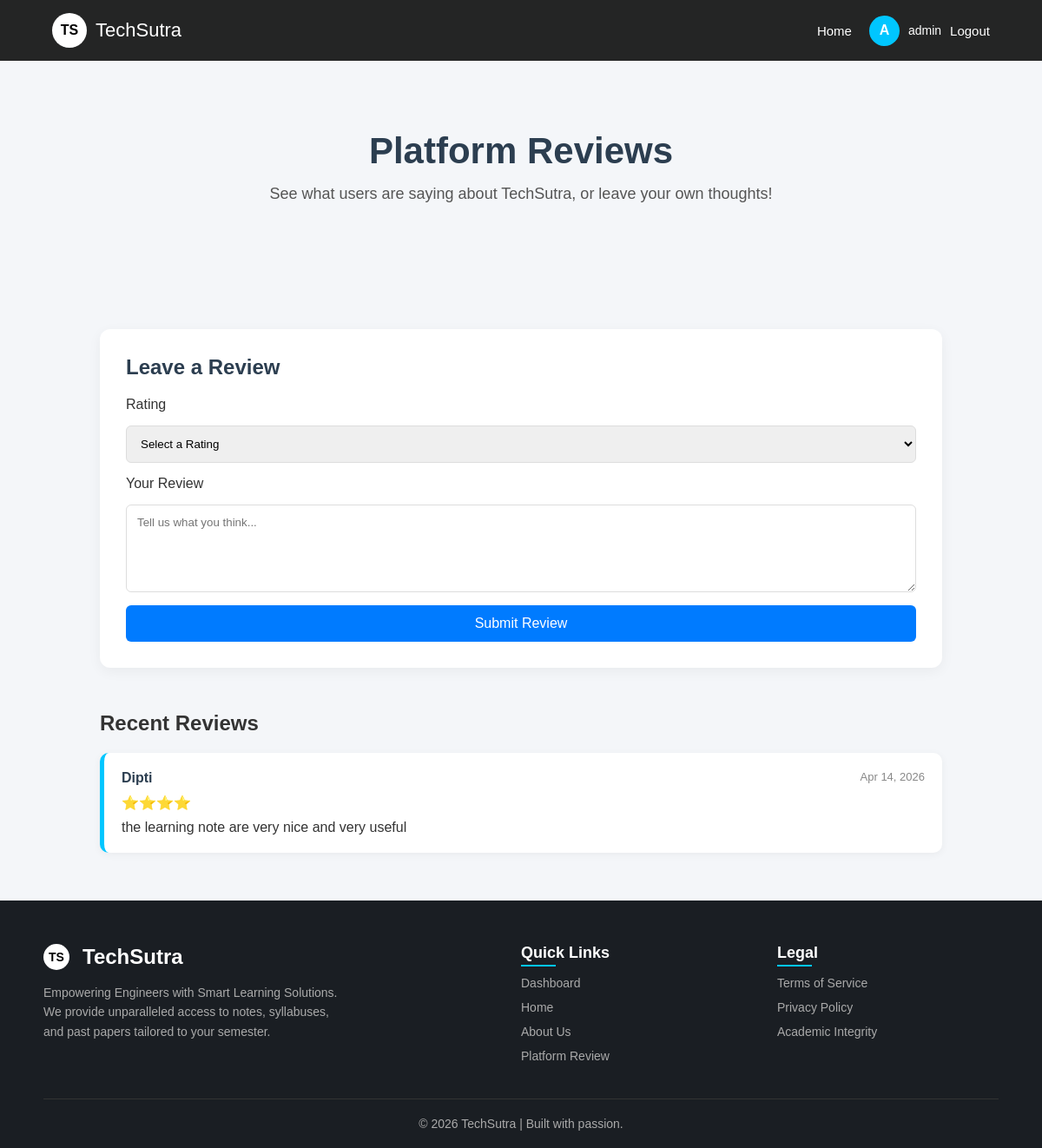
The app's page /reviews/ (signed in) with its own data.
### TechSutraapp/models.py (models this page shows, shortened)
class PlatformReview(models.Model):
    user = models.ForeignKey(User, on_delete=models.CASCADE)
    rating = models.IntegerField(choices=[(1, '1'), (2, '2'), (3, '3'), (4, '4'), (5, '5')])
    text = models.TextField()
    created_at = models.DateTimeField(auto_now_add=True)

### TechSutraapp/views.py (the view, shortened to what this page needs)
# urls.py: path('reviews/', platform_reviews, name='reviews'),
@login_required(login_url='login')
def platform_reviews(request):
    reviews = PlatformReview.objects.all().order_by('-created_at')
    return render(request, 'TechSutraapp/reviews.html', {'reviews': reviews})

### TechSutraapp/templates/TechSutraapp/reviews.html (shortened to what this page needs)
{% load static %}
<!DOCTYPE html>
<html lang="en">
<head>
    <link rel="stylesheet" href="{% static 'TechSutraapp/css/style.css' %}">
</head>
<body>
<nav class="navbar">
    <div class="brand" onclick="window.location.href='{% url 'home' %}'">
        <div class="brand-logo">TS</div>
        <div class="brand-name">TechSutra</div>
    </div>
        <div class="nav-right" id="navArea">
            <a href="{% url 'home' %}" class="nav-link">Home</a>
        {% if user.is_authenticated %}
            <div class="user-section">
                <div class="user-logo" onclick="window.location.href='{% url 'dashboard' %}'">
                    {{ request.user.username.0|upper }}
                </div>
                <span class="username">{{ request.user.username }}</span>
                <a href="{% url 'logout' %}" class="nav-link">Logout</a>
            </div>
        {% else %}
            <a href="{% url 'login' %}" class="btn login-btn">Login</a>
            <a href="{% url 'register' %}" class="btn login-btn" style="margin-left: 10px;">Register</a>
        {% endif %}
        </div>
</nav>
<div class="hero">
    <h1>Platform Reviews</h1>
    <p>See what users are saying about TechSutra, or leave your own thoughts!</p>
</div>
<div class="review-page-container">
    <div class="review-form-card">
        <h2>Leave a Review</h2>
        <form method="POST">
            <label for="rating">Rating</label>
            <select name="rating" id="rating" required>
                <option value="">Select a Rating</option>
            </select>
            <label for="reviewText">Your Review</label>
            <textarea name="reviewText" id="reviewText" rows="5" placeholder="Tell us what you think..." required></textarea>
            <button type="submit">Submit Review</button>
        </form>
    </div>
    <div class="reviews-list">
        <h2 style="margin-bottom: 20px; color: #333;">Recent Reviews</h2>
        {% for review in reviews %}
        <div class="review-item">
            <div class="review-header">
                <div class="review-user">{{ review.user.username }}</div>
                <div class="review-date">{{ review.created_at|date:"M d, Y" }}</div>
            </div>
            <div class="review-rating">
                {% if review.rating == 4 %}⭐⭐⭐⭐{% endif %}
            </div>
            <div class="review-text">
                {{ review.text }}
            </div>
        </div>
        {% empty %}
        <div class="review-item" style="text-align: center; color: #666;">
            No reviews yet! Be the first to tell us what you think.
        </div>
        {% endfor %}
    </div>
</div>
{% include 'TechSutraapp/footer.html' %}
</body>
</html>

### static/TechSutraapp/css/style.css (style rules this page uses)
* { margin: 0; padding: 0; box-sizing: border-box; font-family: Arial, Helvetica, sans-serif; }
body { background: #f4f6f9; color: #333; display: flex; flex-direction: column; min-height: 100vh; }
.navbar { display: flex; justify-content: space-between; align-items: center; padding: 15px 60px; background-color: rgba(0, 0, 0, 0.85); color: white; }
.brand { display: flex; align-items: center; cursor: pointer; }
.brand-logo { width: 40px; height: 40px; background: white; color: black; font-weight: bold; border-radius: 50%; display: flex; align-items: center; justify-content: center; margin-right: 10px; }
.brand-name { font-size: 22px; }
.nav-right { display: flex; align-items: center; gap: 20px; }
.nav-link { text-decoration: none; color: white; font-size: 15px; }
.user-section { display: flex; align-items: center; gap: 10px; }
.user-logo { width: 35px; height: 35px; background: #00c6ff; border-radius: 50%; display: flex; align-items: center; justify-content: center; font-weight: bold; cursor: pointer; }
.username { font-size: 14px; }
.hero { flex: 1; text-align: center; padding: 80px 20px; }
.hero h1 { font-size: 42px; margin-bottom: 15px; color: #2c3e50; }
.hero p { font-size: 18px; margin-bottom: 25px; color: #555; }
main, .hero, .resource-section, .dashboard-container, .pdf-container { flex: 1; }

### TechSutraapp/templates/TechSutraapp/reviews.html (style rules this page uses)
.review-page-container { max-width: 1000px; margin: 40px auto; display: flex; flex-direction: column; gap: 30px; padding: 0 15px; width: 100%; }
.review-form-card { background: white; padding: 30px; border-radius: 12px; box-shadow: 0 4px 15px rgba(0,0,0,0.05); width: 100%; box-sizing: border-box; }
.review-form-card h2 { margin-bottom: 20px; color: #2c3e50; }
.review-form-card form { display: flex; flex-direction: column; gap: 15px; width: 100%; padding: 0; margin: 0; max-width: none; }
.review-form-card textarea, .review-form-card select { width: 100%; padding: 12px; border: 1px solid #ddd; border-radius: 6px; font-family: inherit; }
.review-form-card button { background: #007bff; color: white; padding: 12px; border: none; border-radius: 6px; cursor: pointer; font-size: 16px; transition: 0.3s; }
.reviews-list { margin-top: 20px; width: 100%; }
.review-item { background: white; padding: 20px; border-radius: 10px; box-shadow: 0 2px 10px rgba(0,0,0,0.05); margin-bottom: 15px; border-left: 5px solid #00c6ff; width: 100%; box-sizing: border-box; }
.review-header { display: flex; justify-content: space-between; margin-bottom: 10px; }
.review-user { font-weight: bold; color: #2c3e50; }
.review-date { font-size: 13px; color: #888; }
.review-rating { color: #f39c12; margin-bottom: 10px; }

### records on screen
PlatformReview: user.username "Dipti", created_at "Apr 14, 2026", text "the learning note are very nice and very useful"

### other values on screen
{{ request.user.username.0|upper }} "A"
{{ request.user.username }} "admin"
